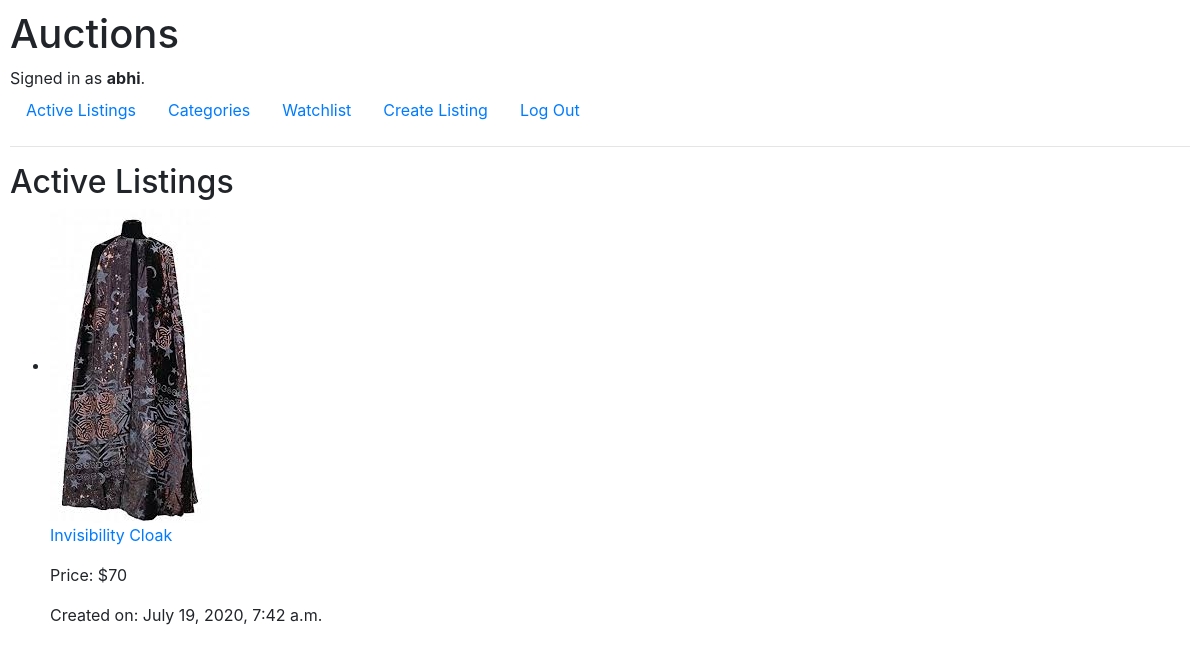
The app's page /watchlist (signed in) with its own data.
### auctions/models.py (models this page shows, shortened)
class User(AbstractUser):
    pass

class Listings(models.Model):
    id_no = models.AutoField(primary_key=True)
    item_name = models.CharField(max_length=64)
    description = models.TextField(max_length=64)
    item_price = models.IntegerField()
    listed_by = models.CharField(max_length=64)
    category = models.CharField(max_length=20)
    date_added = models.DateTimeField()
    watchlist = models.BooleanField(default=False)
    image = models.ImageField()

### auctions/views.py (the view)
# urls.py: path("watchlist",views.watchlist,name="watchlist"),
def watchlist(request):
    listings = Listings.objects.all().filter(watchlist=True)
    return render(request, "auctions/index.html", {
        "listings": listings
    })

### auctions/templates/auctions/index.html
{% extends "auctions/layout.html" %}
{% block body %}
    <h2>Active Listings</h2>
    <ul>
        {% for items in listings %}
            <li>
                <div><img src="{{items.image.url}}" alt=""><a href="{% url 'listings' items.id_no %}"><p>{{items.item_name}}</p></a><p>Price: ${{items.item_price}}</p><p>Created on: {{items.date_added}}</p></div>
            </li>
        {% endfor %}
    </ul>
{% endblock %}

### auctions/templates/auctions/layout.html (shortened to what this page needs)
{% load static %}
<!DOCTYPE html>
<html lang="en">
    <head>
        <link rel="stylesheet" href="https://stackpath.bootstrapcdn.com/bootstrap/4.4.1/css/bootstrap.min.css">
        <link href="{% static 'auctions/styles.css' %}" rel="stylesheet">
    </head>
    <body>
        <h1>Auctions</h1>
        <div>
            {% if user.is_authenticated %}
                Signed in as <strong>{{ user.username }}</strong>.
            {% else %}
                Not signed in.
            {% endif %}
        </div>
        <ul class="nav">
            <li class="nav-item">
                <a class="nav-link" href="{% url 'index' %}">Active Listings</a>
            </li>
            {% if user.is_authenticated %}
                <li class="nav-item">
                    <a class="nav-link" href="{% url 'categories' %}">Categories</a>
                </li>
                <li class="nav-item">
                    <a class="nav-link" href="{% url 'watchlist' %}">Watchlist</a>
                </li>
                <li class="nav-item">
                    <a class="nav-link" href="{% url 'create_listing' %}">Create Listing</a>
                </li>
                <li class="nav-item">
                    <a class="nav-link" href="{% url 'logout' %}">Log Out</a>
                </li>
            {% endif %}
        </ul>
        <hr>
        {% block body %}
        {% endblock %}
    </body>
</html>

### auctions/static/auctions/styles.css (style rules this page uses)
body { padding: 10px; }

### records on screen
User: username "abhi"
Listings: image (picture), item_name "Invisibility Cloak", item_price "70", date_added "July 19, 2020, 7:42 a.m."
